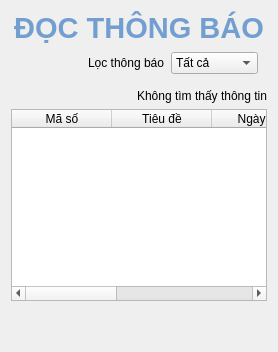
      <widget class="QWidget" name="readNotif_1">
       <layout class="QGridLayout" name="gridLayout_11">
        <item row="0" column="0">
         <widget class="QLabel" name="label_31">
          <property name="text">
           <string>&lt;html&gt;&lt;head/&gt;&lt;body&gt;&lt;p align=&quot;center&quot;&gt;&lt;span style=&quot; font-size:22pt; font-weight:600; color:#729fcf;&quot;&gt;ĐỌC THÔNG BÁO&lt;/span&gt;&lt;/p&gt;&lt;/body&gt;&lt;/html&gt;</string>
          </property>
         </widget>
        </item>
        <item row="4" column="0">
         <widget class="QTableWidget" name="readNotifView">
          <column>
           <property name="text">
            <string>Mã số</string>
           </property>
          </column>
          <column>
           <property name="text">
            <string>Tiêu đề</string>
           </property>
          </column>
          <column>
           <property name="text">
            <string>Ngày gửi</string>
           </property>
          </column>
          <column>
           <property name="text">
            <string>Trạng thái</string>
           </property>
          </column>
          <column>
           <property name="text">
            <string/>
           </property>
          </column>
         </widget>
        </item>
        <item row="5" column="0">
         <spacer name="verticalSpacer_17">
          <property name="orientation">
           <enum>Qt::Vertical</enum>
          </property>
          <property name="sizeHint" stdset="0">
           <size>
            <width>20</width>
            <height>40</height>
           </size>
          </property>
         </spacer>
        </item>
        <item row="2" column="0">
         <widget class="QWidget" name="readNotif_filtWidget" native="true">
          <layout class="QHBoxLayout" name="horizontalLayout_3">
           <property name="topMargin">
            <number>1</number>
           </property>
           <item>
            <spacer name="horizontalSpacer_2">
             <property name="orientation">
              <enum>Qt::Horizontal</enum>
             </property>
             <property name="sizeHint" stdset="0">
              <size>
               <width>40</width>
               <height>20</height>
              </size>
             </property>
            </spacer>
           </item>
           <item>
            <widget class="QLabel" name="label_18">
             <property name="text">
              <string>Lọc thông báo</string>
             </property>
            </widget>
           </item>
           <item>
            <widget class="QComboBox" name="readNotif_filtNotif">
             <item>
              <property name="text">
               <string>Tất cả</string>
              </property>
             </item>
             <item>
              <property name="text">
               <string>Chưa xem</string>
              </property>
             </item>
            </widget>
           </item>
          </layout>
         </widget>
        </item>
        <item row="3" column="0">
         <widget class="QLabel" name="readNotif_nFoundLabel">
          <property name="text">
           <string>&lt;html&gt;&lt;head/&gt;&lt;body&gt;&lt;p align=&quot;right&quot;&gt;Không tìm thấy thông tin&lt;/p&gt;&lt;/body&gt;&lt;/html&gt;</string>
          </property>
         </widget>
        </item>
       </layout>
      </widget>
